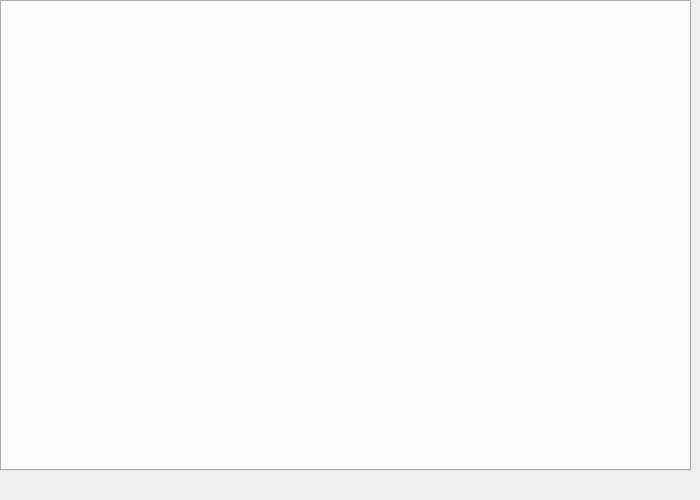
<?xml version="1.0" encoding="UTF-8"?>
<ui version="4.0">
 <class>MainWindow</class>
 <widget class="QMainWindow" name="MainWindow">
  <property name="enabled">
   <bool>true</bool>
  </property>
  <property name="geometry">
   <rect>
    <x>0</x>
    <y>0</y>
    <width>700</width>
    <height>500</height>
   </rect>
  </property>
  <property name="sizePolicy">
   <sizepolicy hsizetype="Preferred" vsizetype="Preferred">
    <horstretch>0</horstretch>
    <verstretch>0</verstretch>
   </sizepolicy>
  </property>
  <property name="minimumSize">
   <size>
    <width>700</width>
    <height>500</height>
   </size>
  </property>
  <property name="maximumSize">
   <size>
    <width>700</width>
    <height>500</height>
   </size>
  </property>
  <property name="windowTitle">
   <string>MainWindow</string>
  </property>
  <property name="autoFillBackground">
   <bool>false</bool>
  </property>
  <property name="locale">
   <locale language="English" country="UnitedStates"/>
  </property>
  <property name="dockOptions">
   <set>QMainWindow::AllowTabbedDocks|QMainWindow::AnimatedDocks</set>
  </property>
  <property name="unifiedTitleAndToolBarOnMac">
   <bool>false</bool>
  </property>
  <widget class="QWidget" name="centralwidget">
   <widget class="QTabWidget" name="tabWidget">
    <property name="enabled">
     <bool>true</bool>
    </property>
    <property name="geometry">
     <rect>
      <x>0</x>
      <y>0</y>
      <width>691</width>
      <height>471</height>
     </rect>
    </property>
    <property name="currentIndex">
     <number>-1</number>
    </property>
   </widget>
  </widget>
 </widget>
 <resources/>
 <connections/>
</ui>
